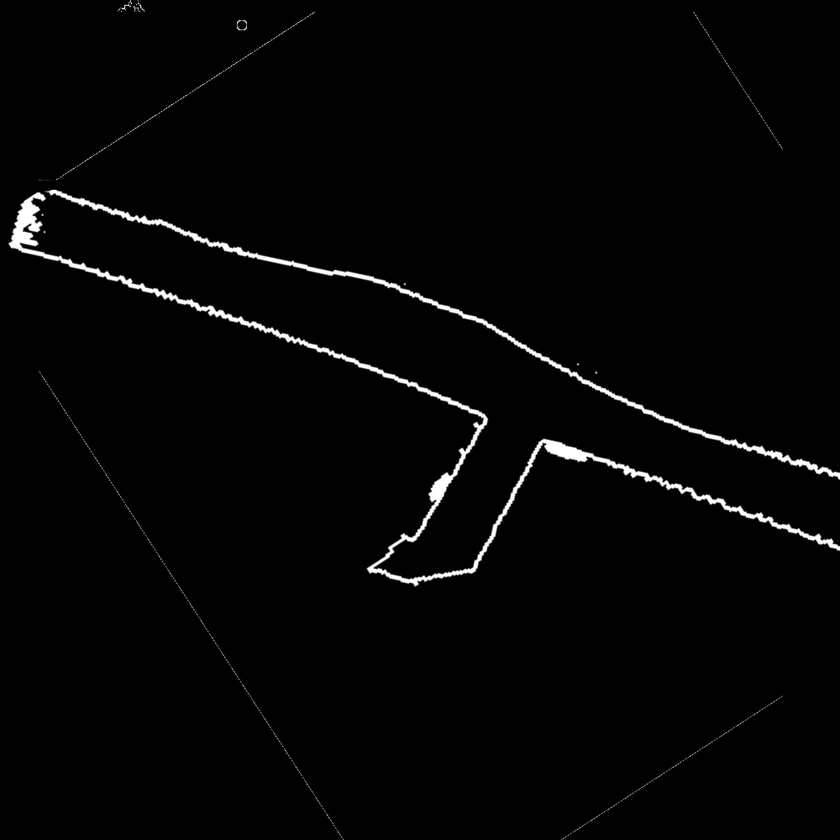
#> input picture thesis/multi_robot_CFS/csm/src/csm/hsm/tests/tunnel1.png, 840 x 840 px, shrunk from 1000 x 1000 before the run
$ python debayer_and_rotate.py ../../thesis/multi_robot_CFS/csm/src/csm/hsm/tests out   (Python 2 division)
#> lines starting #> are read from the running program, lines starting #| are printed output that depends on the picture
#!/usr/bin/env python
# debayer_and_rotate.py
#  Created on: Sep 16, 2016
#      Author: Ramkumar Natarjan
#

import cv2
from os import listdir, walk
from os.path import isfile, join
import shutil, argparse

if __name__ == '__main__':

    parser = argparse.ArgumentParser(description="Debayer and rotate images recursively in a folder")
    parser.add_argument("source_dir", help="The parent folder containing the images to be debayered")
    parser.add_argument("dst_dir", help="The destination directory to save the images")
    args = parser.parse_args()

    srcFolder = args.source_dir;
    dst = args.dst_dir;
    filepath = []
    srcfiles = []
    #~ srcfiles = [f for f in listdir(srcFolder) if isfile(join(srcFolder, f))]
    for root, dirs, files in walk(srcFolder):
		for f in files:
			if f != 'metadata.json':
				filepath.append(join(root, f))
				srcfiles.append(f)

    i=0
    for src in filepath:
		#~ src = srcFolder + f;
		raw_img = cv2.imread(src, 0)
#> raw_img is the input picture: shape (840, 840); min 0, max 255, mean 4.3
		rgb_img = cv2.cvtColor(raw_img,cv2.COLOR_BAYER_BG2BGR)
		center = (rgb_img.shape[1]/2, rgb_img.shape[0]/2)
#> center = (420, 420)
		M = cv2.getRotationMatrix2D(center, -90, 1.0)
		rgb_rotated = cv2.warpAffine(rgb_img, M, center)
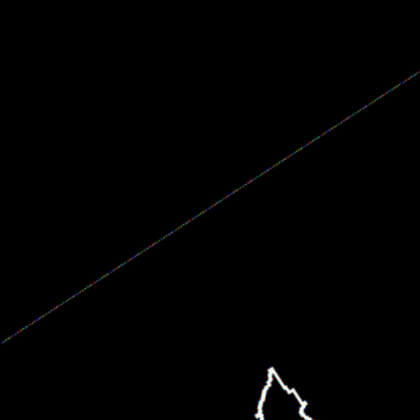
#> rgb_rotated: shape (420, 420, 3); mean B, G, R 1, 1, 1
		output_filename = join(dst, srcfiles[i])
		cv2.imwrite(output_filename, rgb_rotated)
		i+=1
#> pass 2 of the loop `for src in filepath:`:
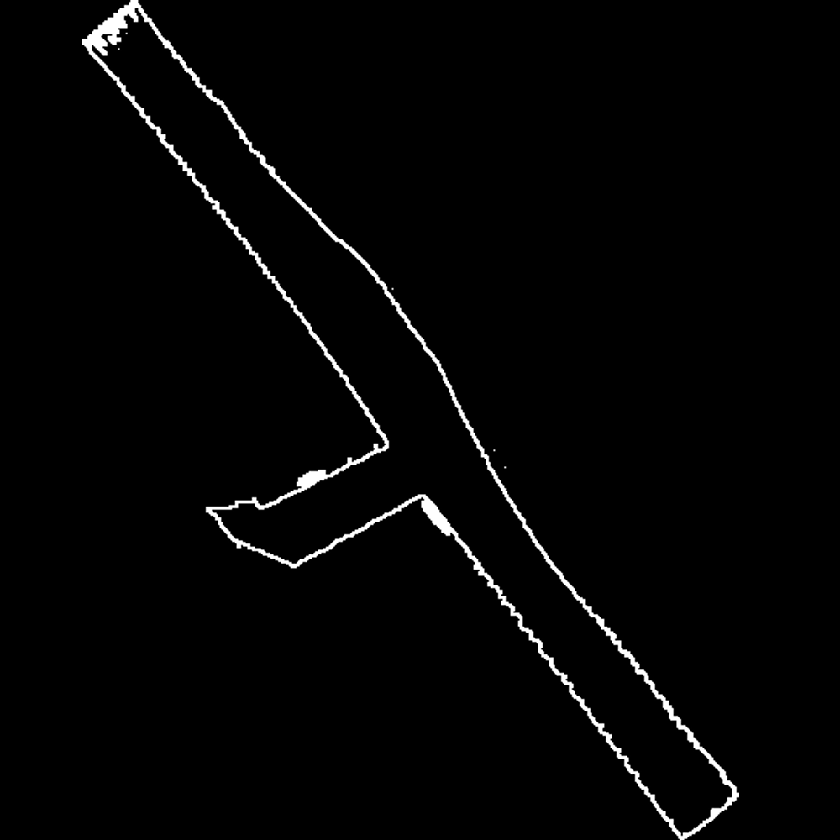
#> input picture thesis/multi_robot_CFS/csm/src/csm/hsm/tests/tunnel2.png, 840 x 840 px, shrunk from 1000 x 1000 before the run
#> raw_img is the input picture: shape (840, 840); min 0, max 255, mean 4.7
#> `rgb_rotated = cv2.warpAffine(rgb_img, M, center)`:
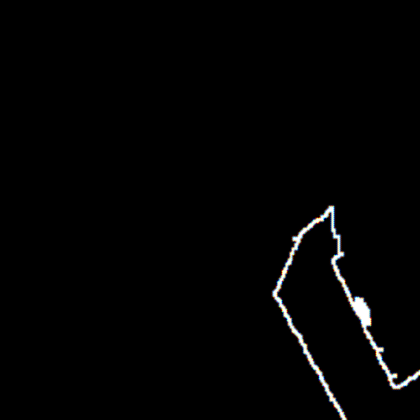
#> rgb_rotated: shape (420, 420, 3); mean B, G, R 3.3, 3.3, 3.3
